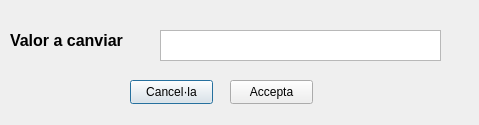
<?xml version="1.0" encoding="UTF-8"?>
<ui version="4.0">
 <class>Dialog</class>
 <widget class="QDialog" name="Dialog">
  <property name="geometry">
   <rect>
    <x>0</x>
    <y>0</y>
    <width>479</width>
    <height>125</height>
   </rect>
  </property>
  <property name="windowTitle">
   <string>Canvi de valor</string>
  </property>
  <widget class="QPushButton" name="pB_cancela">
   <property name="geometry">
    <rect>
     <x>130</x>
     <y>80</y>
     <width>83</width>
     <height>24</height>
    </rect>
   </property>
   <property name="text">
    <string>Cancel·la</string>
   </property>
  </widget>
  <widget class="QPushButton" name="pB_accepta">
   <property name="geometry">
    <rect>
     <x>230</x>
     <y>80</y>
     <width>83</width>
     <height>24</height>
    </rect>
   </property>
   <property name="text">
    <string>Accepta</string>
   </property>
  </widget>
  <widget class="QTextEdit" name="textEdit">
   <property name="geometry">
    <rect>
     <x>160</x>
     <y>30</y>
     <width>281</width>
     <height>31</height>
    </rect>
   </property>
  </widget>
  <widget class="QLabel" name="label">
   <property name="geometry">
    <rect>
     <x>10</x>
     <y>30</y>
     <width>141</width>
     <height>20</height>
    </rect>
   </property>
   <property name="font">
    <font>
     <pointsize>12</pointsize>
     <weight>75</weight>
     <bold>true</bold>
    </font>
   </property>
   <property name="text">
    <string>Valor a canviar</string>
   </property>
  </widget>
 </widget>
 <resources/>
 <connections/>
</ui>
